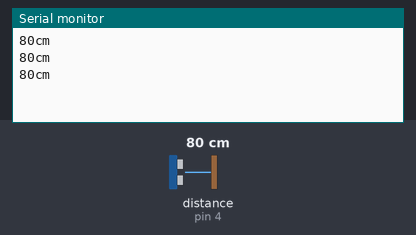
Simulated run of this sketch. Board: Arduino Uno, built with avr-gcc and run on an emulated ATmega328P. Shown: the last lines printed to the serial monitor. Wiring (inferred from the names in the program): ultrasonic range finder: trigger pin 3; echo pin 4. The test bench sets the inputs (shaded band); at power-on: distance to the obstacle (sensor on pin 4) 80 cm. The echo pulse lasts 58.3 µs per cm.

Above: at 1.3 s.
1.4 s: distance to the obstacle (sensor on pin 4) set to 2 cm
At 1.9 s:
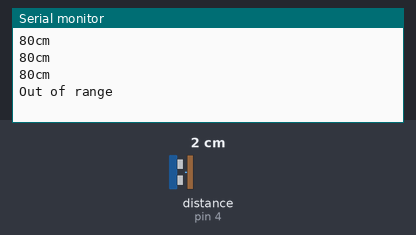
3.5 s: distance to the obstacle (sensor on pin 4) set to 3 cm
At 3.9 s:
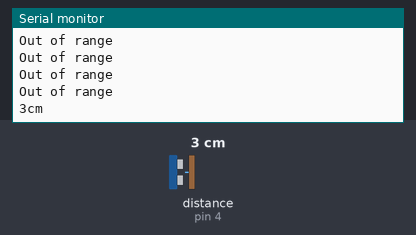

Measured:
- the behaviour switches between 2 and 3 cm on distance to the obstacle (sensor on pin 4) (found by bisection; images 1 and 2)
- after the input at 1.4 s, the serial monitor: prints a new line after 0.12 s (image 1)
- after the input at 3.5 s, the serial monitor: prints a new line at once (image 2)

The sketch:

Ultrasonic.ino
```cpp
#define VCC 2
#define TRIG 3
#define ECHO 4
#define GND 5
#define WAIT_TIME 500

void setup() {
  pinMode (VCC,OUTPUT);//attach pin 2 to vcc
  digitalWrite(VCC, HIGH);
  pinMode (TRIG, OUTPUT);// attach pin 3 to Trig
  pinMode (ECHO, INPUT);//attach pin 4 to Echo
  pinMode (GND,OUTPUT);//attach pin 5 to GND
  // initialize serial communication:
  Serial.begin(9600);
}

void loop()
{
  // establish variables for duration of the ping,
  // and the distance result in inches and centimeters:
  long duration, inches, cm;

  // The PING))) is triggered by a HIGH pulse of 2 or more microseconds.
  // Give a short LOW pulse beforehand to ensure a clean HIGH pulse:
  digitalWrite(TRIG, LOW);
  delayMicroseconds(2);
  digitalWrite(TRIG, HIGH);
  delayMicroseconds(5);
  digitalWrite(TRIG, LOW);

  // The same pin is used to read the signal from the PING))): a HIGH
  // pulse whose duration is the time (in microseconds) from the sending
  // of the ping to the reception of its echo off of an object.
  duration = pulseIn(ECHO, HIGH);

  // convert the time into a distance
  cm = microsecondsToCentimeters(duration);
  //The resolution of the sensor is from 0 to 4 m
  if(cm>=400||cm<=2){//Out of range value
    Serial.println("Out of range");
  }
  else{///Real measure
    Serial.print(cm);
    Serial.println("cm");
  }

  //Distance between measures
  delay(WAIT_TIME);
}

long microsecondsToCentimeters(long microseconds)
{
  // The speed of sound is 340 m/s or 29 microseconds per centimeter.
  // The ping travels out and back, so to find the distance of the
  // object we take half of the distance travelled.
  return microseconds / 29 / 2;
}
```
